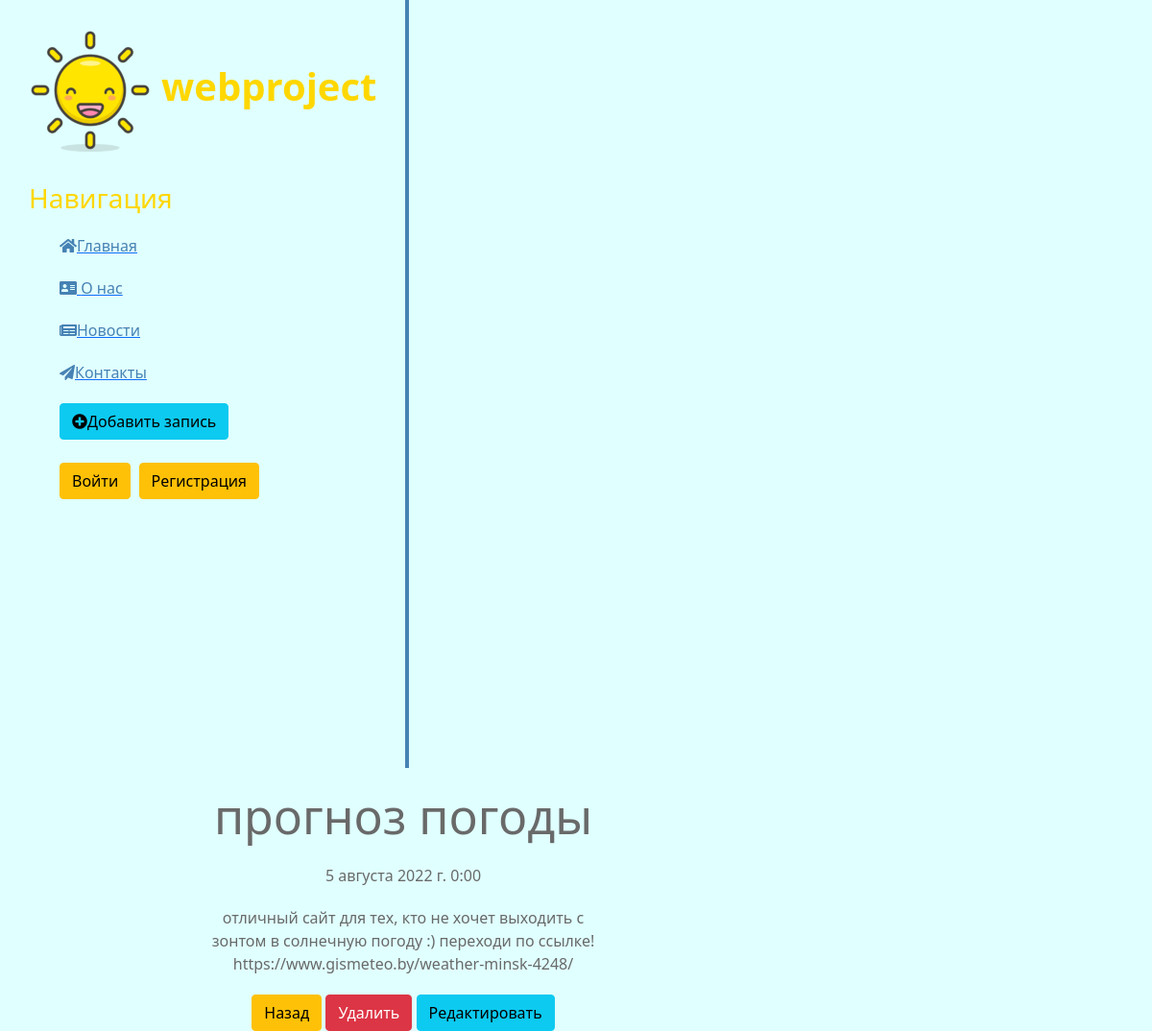
The page /news/2 on the database its author committed.
### news/models.py (models this page shows, shortened)
class Artiles(models.Model):
    title = models.CharField('Название', max_length=50)
    anons = models.CharField('Анонс', max_length=250)
    full_text = models.TextField('Статья')
    date = models.DateTimeField('Дата публикации')
    class Meta:
        verbose_name='Новость'
        verbose_name_plural='Новости'

### news/views.py (the view)
# urls.py: path('<int:pk>', views.NewDetailView.as_view(), name='news-detail'),
class NewDetailView(DetailView):
    model = Artiles
    template_name = 'news/details_view.html'
    context_object_name = 'article'

### news/templates/news/details_view.html (shortened to what this page needs)
{% extends 'main/layout.html' %}
{% block content %}
   <div class="features">
      <h1>{{ article.title }}</h1>
       <p>{{ article.date }}</p>
       <p>{{ article.full_text }}</p>
       <a href="{% url 'news_home' %}" class="btn btn-warning">Назад</a>
       <a href="{% url 'news-delete' article.id %}" class="btn btn-danger">Удалить</a>
       <a href="{% url 'news-update' article.id %}" class="btn btn-info">Редактировать</a>
   </div>
{% endblock %}

### main/static/main/css/main.css (style rules this page uses)
body { background: #E0FFFF; }
main .features { float: left; color: #696969; margin-top: 20px; text-align: center; width: 70%; }
main .features h1 { font-size: 50px; }
main .features p { max-width:400px; margin: 20px auto }

### rows shown on the page
Artiles: title "прогноз погоды", date "5 августа 2022 г. 0:00", full_text "отличный сайт для тех, кто не хочет выходить с зонтом в солнечную погоду :) переходи по ссылке! https://www.gismeteo.by/weather-minsk-4248/"
